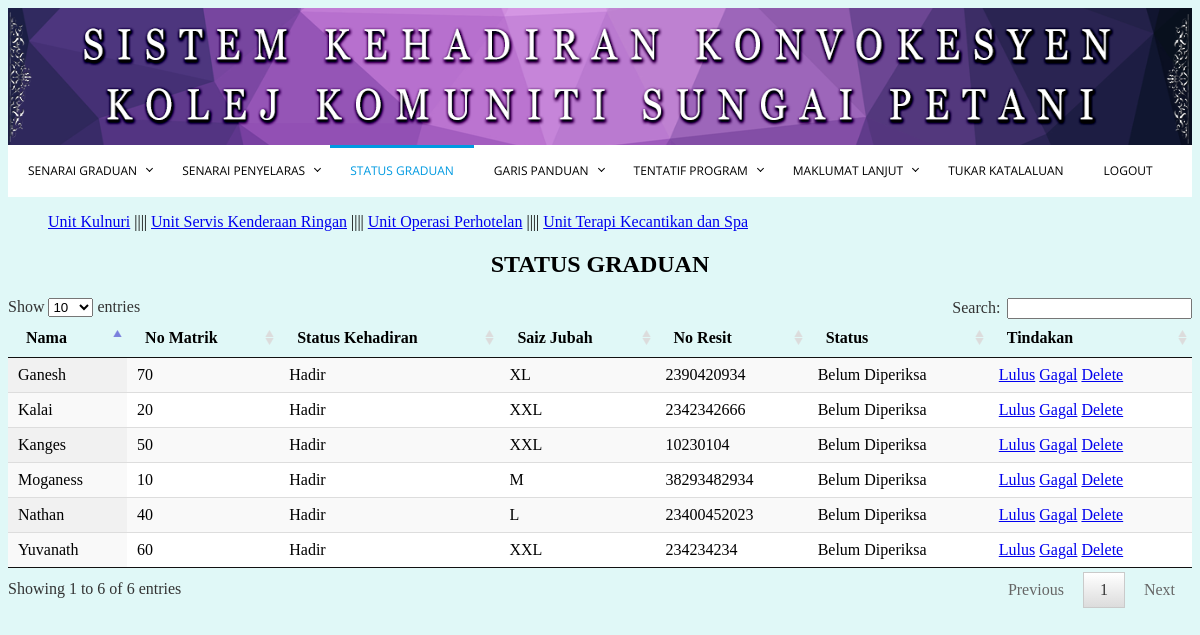
Page /admin/status_graduan.php (signed in) on the committed database.
### tables this page shows
CREATE TABLE IF NOT EXISTS `kehadiran` (
  `table_id` int(11) NOT NULL,
  `nama` longtext NOT NULL,
  `no_kp` longtext NOT NULL,
  `no_matrik` longtext NOT NULL,
  `unit` longtext NOT NULL,
  `sesi` longtext NOT NULL,
  `sidang` longtext NOT NULL,
  `status_kehadiran` longtext NOT NULL,
  `saiz_jubah` longtext NOT NULL,
  `no_resit` longtext NOT NULL,
  `alamat` longtext NOT NULL,
  `email` longtext NOT NULL,
  `status` longtext NOT NULL,
  `upload` longtext NOT NULL
);

### admin/status_graduan.php (the view, shortened to what this page needs)
<html>
<head>
<link rel="stylesheet" href="styles.css">
<link href="css/jquery.dataTables.css" rel="stylesheet" />
<link href="css/dataTables.tableTools.css" rel="stylesheet" />
</head>
<body bgcolor=#E0F8F7>
<center><img src="header.png" style="width:100%; height:137px;">
<div id='cssmenu'>
<ul>
   <li><a href='admin_senarai.php'>Senarai Graduan</a>
   </li>
   <li><a href='admin_senarai_penyelaras.php'>Senarai Penyelaras</a>
   </li>
   <li class="active"><a href='status_graduan.php'>Status Graduan</a></li>
   <li><a href='#'>Garis Panduan</a>
   </li>
   <li><a href='#'>Tentatif Program</a>
   </li>
   <li><a href='#'>Maklumat Lanjut</a>
   </li>
   <li><a href='tukar_katalaluan.php'>Tukar Katalaluan</a></li>
   <li><a href='logout.php'>Logout</a></li>
</ul>
</div>
</center>
<ul>
<a href="status_graduan_uk.php">Unit Kulnuri</a> ||||
<a href="status_graduan_uskr.php">Unit Servis Kenderaan Ringan</a></li> ||||
<a href="status_graduan_uop.php">Unit Operasi Perhotelan</a> ||||
<a href="status_graduan_utkds.php">Unit Terapi Kecantikan dan Spa</a>
</ul>
<center>
<caption><h2><b>STATUS GRADUAN</b></h2></caption>
<?php
	$result="SELECT * FROM kehadiran";
	$output= mysql_query ($result);
?>
<div>
<table id="entry" class="display" cellspacing="0" width="100%">
	<thead>
	<tr>
		<td><b>Nama</b></td>
		<td><b>No Matrik</b></td>
		<td><b>Status Kehadiran</b></td>
		<td><b>Saiz Jubah</b></td>
		<td><b>No Resit</b></td>
		<td><b>Status</b></td>
		<td><b>Tindakan</b></td>
	</tr>
	</thead>
	<tbody>
<?php
while ($row=mysql_fetch_array ($output))
{
?>
	<tr>
		<td><?php echo $row ['nama']?></td>
		<td><?php echo $row ['no_matrik']?></td>
		<td><?php echo $row ['status_kehadiran']?></td>
		<td><?php echo $row ['saiz_jubah']?></td>
		<td><?php echo $row ['no_resit']?></td>
		<td><?php echo $row ['status']?></td>
		<td>
		<a href="lulus.php?id=<?php echo $row ['table_id']?>">Lulus</a>
		<a href="gagal.php?id=<?php echo $row ['table_id']?>">Gagal</a>
		<a href="delete_graduan.php?id=<?php echo $row ['table_id']?>">Delete</a>
		</td>
	</tr>
<?php
}
?>
</tbody>
</table>
</div>
</body>
</html>

### admin/styles.css (style rules this page uses)
#cssmenu, #cssmenu ul, #cssmenu ul li, #cssmenu ul li a, #cssmenu #menu-button { margin: 0; padding: 0; border: 0; list-style: none; line-height: 1; display: block; position: relative; -webkit-box-sizing: border-box; -moz-box-sizing: border-box; box-sizing: border-box; }
#cssmenu:after, #cssmenu > ul:after { content: "."; display: block; clear: both; visibility: hidden; line-height: 0; height: 0; }
#cssmenu { width: auto; font-family: 'Open Sans', sans-serif; line-height: 1; background: #ffffff; }
#cssmenu > ul > li { float: left; }
#cssmenu > ul > li > a { padding: 20px; font-size: 12px; text-decoration: none; text-transform: uppercase; color: #000000; -webkit-transition: color .2s ease; -moz-transition: color .2s ease; -ms-transition: color .2s ease; -o-transition: color .2s ease; transition: color .2s ease; }
#cssmenu > ul > li:hover > a, #cssmenu > ul > li.active > a { color: #009ae1; }
#cssmenu > ul > li.has-sub > a { padding-right: 25px; }
#cssmenu > ul > li.has-sub > a::after { position: absolute; top: 21px; right: 10px; width: 4px; height: 4px; border-bottom: 1px solid #000000; border-right: 1px solid #000000; content: ""; -webkit-transform: rotate(45deg); -moz-transform: rotate(45deg); -ms-transform: rotate(45deg); -o-transform: rotate(45deg); transform: rotate(45deg); -webkit-transition: border-color 0.2s ease; -moz-transition: border-color 0.2s ease; -ms-transition: border-color 0.2s ease; -o-transition: border-color 0.2s ease; transition: border-color 0.2s ease; }

### rows in the picture
kehadiran: nama "Moganess", no_matrik "10", status_kehadiran "Hadir", saiz_jubah "M", no_resit "38293482934", status "Belum Diperiksa"
kehadiran: nama "Kanges", no_matrik "50", status_kehadiran "Hadir", saiz_jubah "XXL", no_resit "10230104", status "Belum Diperiksa"
kehadiran: nama "Yuvanath", no_matrik "60", status_kehadiran "Hadir", saiz_jubah "XXL", no_resit "234234234", status "Belum Diperiksa"
kehadiran: nama "Ganesh", no_matrik "70", status_kehadiran "Hadir", saiz_jubah "XL", no_resit "2390420934", status "Belum Diperiksa"
kehadiran: nama "Kalai", no_matrik "20", status_kehadiran "Hadir", saiz_jubah "XXL", no_resit "2342342666", status "Belum Diperiksa"
kehadiran: nama "Nathan", no_matrik "40", status_kehadiran "Hadir", saiz_jubah "L", no_resit "23400452023", status "Belum Diperiksa"
